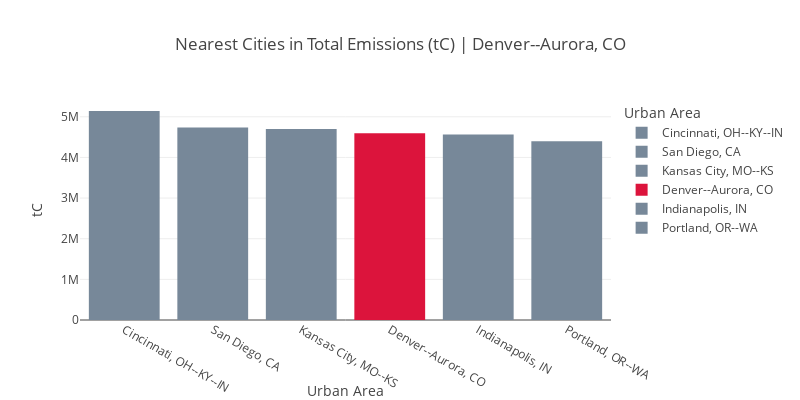
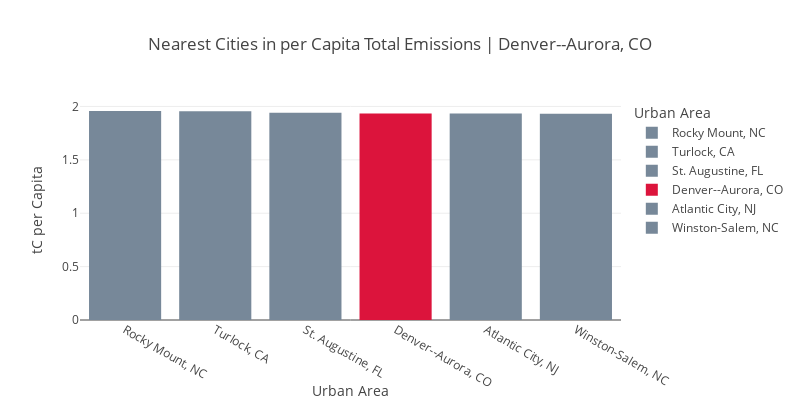

Source (notebook cell) for these figures, in order:
### Code cell
# Chart 3: Similar Cities by Emissions (Total + Per Capita)
t_df = year_df[year_df.Sector == 'Total'].sort_values(by='tC',ascending = False).reset_index()
row_num = t_df[t_df['Urban Area'] == city_select].index[0]
x_df = t_df.loc[[row_num - 3, row_num - 2,row_num -1, row_num, row_num + 1, row_num + 2]]
colors = ['lightslategray',] * 6
colors[3] = 'crimson'
fig = px.bar(x_df,x='Urban Area',y='tC',color_discrete_sequence = colors,color = 'Urban Area',
            title = 'Nearest Cities in Total Emissions (tC) | '+ city_select,height=400,width = 800)
fig.write_image('output_images/similar_cities_total_emissions.png')
fig

t_df = year_df[year_df.Sector == 'Total'].sort_values(by='tC per Capita',ascending = False).reset_index()
row_num = t_df[t_df['Urban Area'] == city_select].index[0]
x_df = t_df.loc[[row_num - 3, row_num - 2,row_num -1, row_num, row_num + 1, row_num + 2]]
colors = ['lightslategray',] * 6
colors[3] = 'crimson'
fig = px.bar(x_df,x='Urban Area',y='tC per Capita',color_discrete_sequence = colors,color = 'Urban Area',
            title = 'Nearest Cities in per Capita Total Emissions | '+ city_select,height=400,width = 800)
fig.write_image('output_images/similar_cities_per_capita_emissions.png')
fig

#Scatter chart showing how city stacks up against others on per capita emissions (available for only certain citie)
t_df = year_df[year_df.Sector == 'Total']
# #Next we want to write a function to identify cities most similar in terms of per capita emissions
# for s in year_df.Sector.unique():
#     t_df = year_df[year_df.Sector == s].sort_values(by='tC per Capita',ascending = False).reset_index()
#     row_num = t_df[t_df['Urban Area'] == city].index[0]
#     x_df = t_df.loc[[row_num - 3, row_num - 2,row_num -1, row_num, row_num + 1, row_num + 2]]
#     colors = ['lightslategray',] * 6
#     colors[3] = 'crimson'
#     px.bar(x_df,x='Urban Area',y='tC per Capita',color_discrete_sequence = colors,color = 'Urban Area',
#            title = 'Similar Cities by ' + s + ' per Capita Emissions',height=400,width = 700)

### Figure 1 — Plotly figure (JSON) as saved in the notebook; plotly's stock layout.template omitted (floating-point values rounded to 4 significant figures)
{"data": [{"alignmentgroup": "True", "hovertemplate": "Urban Area=%{x}<br>tC=%{y}<extra></extra>", "legendgroup": "Cincinnati, OH--KY--IN", "marker": {"color": "lightslategray"}, "name": "Cincinnati, OH--KY--IN", "offsetgroup": "Cincinnati, OH--KY--IN", "orientation": "v", "showlegend": true, "textposition": "auto", "type": "bar", "x": ["Cincinnati, OH--KY--IN"], "xaxis": "x", "y": [5142000.0], "yaxis": "y"}, {"alignmentgroup": "True", "hovertemplate": "Urban Area=%{x}<br>tC=%{y}<extra></extra>", "legendgroup": "San Diego, CA", "marker": {"color": "lightslategray"}, "name": "San Diego, CA", "offsetgroup": "San Diego, CA", "orientation": "v", "showlegend": true, "textposition": "auto", "type": "bar", "x": ["San Diego, CA"], "xaxis": "x", "y": [4734000.0], "yaxis": "y"}, {"alignmentgroup": "True", "hovertemplate": "Urban Area=%{x}<br>tC=%{y}<extra></extra>", "legendgroup": "Kansas City, MO--KS", "marker": {"color": "lightslategray"}, "name": "Kansas City, MO--KS", "offsetgroup": "Kansas City, MO--KS", "orientation": "v", "showlegend": true, "textposition": "auto", "type": "bar", "x": ["Kansas City, MO--KS"], "xaxis": "x", "y": [4702000.0], "yaxis": "y"}, {"alignmentgroup": "True", "hovertemplate": "Urban Area=%{x}<br>tC=%{y}<extra></extra>", "legendgroup": "Denver--Aurora, CO", "marker": {"color": "crimson"}, "name": "Denver--Aurora, CO", "offsetgroup": "Denver--Aurora, CO", "orientation": "v", "showlegend": true, "textposition": "auto", "type": "bar", "x": ["Denver--Aurora, CO"], "xaxis": "x", "y": [4594000.0], "yaxis": "y"}, {"alignmentgroup": "True", "hovertemplate": "Urban Area=%{x}<br>tC=%{y}<extra></extra>", "legendgroup": "Indianapolis, IN", "marker": {"color": "lightslategray"}, "name": "Indianapolis, IN", "offsetgroup": "Indianapolis, IN", "orientation": "v", "showlegend": true, "textposition": "auto", "type": "bar", "x": ["Indianapolis, IN"], "xaxis": "x", "y": [4564000.0], "yaxis": "y"}, {"alignmentgroup": "True", "hovertemplate": "Urban Area=%{x}<br>tC=%{y}<extra></extra>", "legendgroup": "Portland, OR--WA", "marker": {"color": "lightslategray"}, "name": "Portland, OR--WA", "offsetgroup": "Portland, OR--WA", "orientation": "v", "showlegend": true, "textposition": "auto", "type": "bar", "x": ["Portland, OR--WA"], "xaxis": "x", "y": [4399000.0], "yaxis": "y"}], "layout": {"barmode": "relative", "height": 400, "legend": {"title": {"text": "Urban Area"}, "tracegroupgap": 0}, "title": {"text": "Nearest Cities in Total Emissions (tC) | Denver--Aurora, CO"}, "width": 800, "xaxis": {"anchor": "y", "categoryarray": ["Cincinnati, OH--KY--IN", "San Diego, CA", "Kansas City, MO--KS", "Denver--Aurora, CO", "Indianapolis, IN", "Portland, OR--WA"], "categoryorder": "array", "domain": [0, 1], "title": {"text": "Urban Area"}}, "yaxis": {"anchor": "x", "domain": [0, 1], "title": {"text": "tC"}}}}

### Figure 2 — Plotly figure (JSON) as saved in the notebook; plotly's stock layout.template omitted (floating-point values rounded to 4 significant figures)
{"data": [{"alignmentgroup": "True", "hovertemplate": "Urban Area=%{x}<br>tC per Capita=%{y}<extra></extra>", "legendgroup": "Rocky Mount, NC", "marker": {"color": "lightslategray"}, "name": "Rocky Mount, NC", "offsetgroup": "Rocky Mount, NC", "orientation": "v", "showlegend": true, "textposition": "auto", "type": "bar", "x": ["Rocky Mount, NC"], "xaxis": "x", "y": [1.958], "yaxis": "y"}, {"alignmentgroup": "True", "hovertemplate": "Urban Area=%{x}<br>tC per Capita=%{y}<extra></extra>", "legendgroup": "Turlock, CA", "marker": {"color": "lightslategray"}, "name": "Turlock, CA", "offsetgroup": "Turlock, CA", "orientation": "v", "showlegend": true, "textposition": "auto", "type": "bar", "x": ["Turlock, CA"], "xaxis": "x", "y": [1.955], "yaxis": "y"}, {"alignmentgroup": "True", "hovertemplate": "Urban Area=%{x}<br>tC per Capita=%{y}<extra></extra>", "legendgroup": "St. Augustine, FL", "marker": {"color": "lightslategray"}, "name": "St. Augustine, FL", "offsetgroup": "St. Augustine, FL", "orientation": "v", "showlegend": true, "textposition": "auto", "type": "bar", "x": ["St. Augustine, FL"], "xaxis": "x", "y": [1.941], "yaxis": "y"}, {"alignmentgroup": "True", "hovertemplate": "Urban Area=%{x}<br>tC per Capita=%{y}<extra></extra>", "legendgroup": "Denver--Aurora, CO", "marker": {"color": "crimson"}, "name": "Denver--Aurora, CO", "offsetgroup": "Denver--Aurora, CO", "orientation": "v", "showlegend": true, "textposition": "auto", "type": "bar", "x": ["Denver--Aurora, CO"], "xaxis": "x", "y": [1.935], "yaxis": "y"}, {"alignmentgroup": "True", "hovertemplate": "Urban Area=%{x}<br>tC per Capita=%{y}<extra></extra>", "legendgroup": "Atlantic City, NJ", "marker": {"color": "lightslategray"}, "name": "Atlantic City, NJ", "offsetgroup": "Atlantic City, NJ", "orientation": "v", "showlegend": true, "textposition": "auto", "type": "bar", "x": ["Atlantic City, NJ"], "xaxis": "x", "y": [1.934], "yaxis": "y"}, {"alignmentgroup": "True", "hovertemplate": "Urban Area=%{x}<br>tC per Capita=%{y}<extra></extra>", "legendgroup": "Winston-Salem, NC", "marker": {"color": "lightslategray"}, "name": "Winston-Salem, NC", "offsetgroup": "Winston-Salem, NC", "orientation": "v", "showlegend": true, "textposition": "auto", "type": "bar", "x": ["Winston-Salem, NC"], "xaxis": "x", "y": [1.932], "yaxis": "y"}], "layout": {"barmode": "relative", "height": 400, "legend": {"title": {"text": "Urban Area"}, "tracegroupgap": 0}, "title": {"text": "Nearest Cities in per Capita Total Emissions | Denver--Aurora, CO"}, "width": 800, "xaxis": {"anchor": "y", "categoryarray": ["Rocky Mount, NC", "Turlock, CA", "St. Augustine, FL", "Denver--Aurora, CO", "Atlantic City, NJ", "Winston-Salem, NC"], "categoryorder": "array", "domain": [0, 1], "title": {"text": "Urban Area"}}, "yaxis": {"anchor": "x", "domain": [0, 1], "title": {"text": "tC per Capita"}}}}
